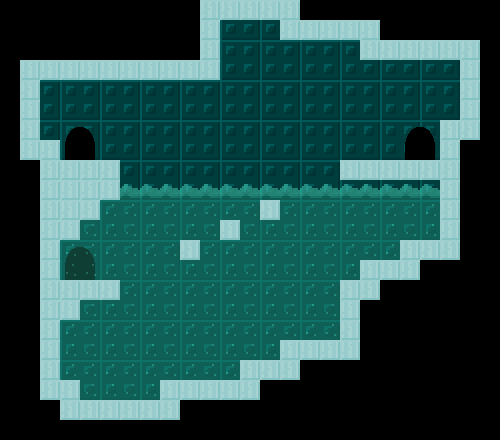

This game map was drawn from its Tiled (.tmx) file and the tilesets committed beside it. A one-line description and the trimmed map source follow:
An orthogonal 25x22 tile map with 20x20 px tiles, 4 tile layers (background, mid, Water, Ground) and 45 objects (cyan).

<map version="1.0" orientation="orthogonal" renderorder="right-down" width="25" height="22" tilewidth="20" tileheight="20">
 <tileset firstgid="1" name="All2" tilewidth="20" tileheight="20">
  <image source="../../assets/tileset.png" width="160" height="440" />
 </tileset>
 <layer name="background" width="25" height="22">
  <data>[550 cells, 550 non-empty, 4 distinct tile ids]</data>
 </layer>
 <layer name="mid" width="25" height="22">
  <data>[550 cells, 12 non-empty, 4 distinct tile ids]</data>
 </layer>
 <objectgroup name="objs">
  <properties>
   <property name="switch" value="!lr" />
  </properties>
  <object gid="91" x="400" y="240" width="20" height="20">
   <properties>
    <property name="change" value="$change_water" />
   </properties>
  </object>
  <object gid="88" x="300" y="220" width="20" height="20">
   <properties>
    <property name="switch" value="!right" />
   </properties>
  </object>
  <object gid="87" x="60" y="160" width="20" height="20" />
  <object gid="87" x="60" y="380" width="20" height="20" />
  <object gid="87" x="80" y="400" width="20" height="20" />
  <object gid="87" x="120" y="400" width="20" height="20" />
  <object gid="87" x="40" y="140" width="20" height="20" />
  <object gid="87" x="180" y="380" width="20" height="20" />
  <object gid="87" x="200" y="380" width="20" height="20" />
  <object gid="87" x="220" y="380" width="20" height="20" />
  <object gid="87" x="240" y="360" width="20" height="20" />
  <object gid="87" x="260" y="360" width="20" height="20" />
  <object gid="87" x="320" y="340" width="20" height="20" />
  <object gid="87" x="80" y="160" width="20" height="20" />
  <object gid="72" x="260" y="200" width="20" height="20">
   <properties>
    <property name="CYAN" value="right" />
    <property name="YELLOW" value="right_" />
   </properties>
  </object>
  <object gid="72" x="180" y="240" width="20" height="20">
   <properties>
    <property name="CYAN" value="left" />
    <property name="YELLOW" value="left_" />
   </properties>
  </object>
  <object name="cyan" gid="38" x="349.333" y="152" width="20" height="20" />
  <object gid="88" x="380" y="160" width="20" height="20">
   <properties>
    <property name="switch" value="!lr" />
   </properties>
  </object>
  <object x="62.3333" y="245.667" width="35" height="36">
   <properties>
    <property name="TO" value="ice_puzzle_easy" />
   </properties>
  </object>
  <object x="406.333" y="123" width="30" height="35">
   <properties>
    <property name="TO" value="ice_puzzle" />
   </properties>
  </object>
  <object gid="88" x="380" y="140" width="20" height="20">
   <properties>
    <property name="switch" value="!lr" />
   </properties>
  </object>
  <object gid="88" x="380" y="120" width="20" height="20">
   <properties>
    <property name="switch" value="!lr" />
   </properties>
  </object>
  <object gid="88" x="380" y="100" width="20" height="20">
   <properties>
    <property name="switch" value="!lr" />
   </properties>
  </object>
  <object gid="88" x="380" y="80" width="20" height="20">
   <properties>
    <property name="switch" value="!lr" />
   </properties>
  </object>
  <object gid="31" x="280" y="300" width="20" height="20" />
  <object gid="17" x="360" y="260" width="20" height="20" />
  <object gid="87" x="100" y="400" width="20" height="20" />
  <object gid="87" x="140" y="400" width="20" height="20" />
  <object gid="87" x="300" y="340" width="20" height="20" />
  <object gid="87" x="280" y="340" width="20" height="20" />
  <object gid="88" x="140" y="260" width="20" height="20">
   <properties>
    <property name="switch" value="!left" />
   </properties>
  </object>
  <object gid="99" x="240" y="100" width="20" height="20">
   <properties>
    <property name="change" value="eye" />
   </properties>
  </object>
  <object gid="37" x="240" y="60" width="20" height="20" />
  <object gid="88" x="300" y="260" width="20" height="20">
   <properties>
    <property name="switch" value="!right_" />
   </properties>
  </object>
  <object gid="88" x="140" y="220" width="20" height="20">
   <properties>
    <property name="switch" value="!left_" />
   </properties>
  </object>
  <object gid="88" x="100" y="160" width="20" height="20">
   <properties>
    <property name="switch" value="!lr" />
   </properties>
  </object>
  <object gid="88" x="100" y="140" width="20" height="20">
   <properties>
    <property name="switch" value="!lr" />
   </properties>
  </object>
  <object gid="88" x="100" y="100" width="20" height="20">
   <properties>
    <property name="switch" value="!lr" />
   </properties>
  </object>
  <object gid="88" x="100" y="120" width="20" height="20">
   <properties>
    <property name="switch" value="!lr" />
   </properties>
  </object>
  <object gid="88" x="240" y="80" width="20" height="20">
   <properties>
    <property name="switch" value="eye" />
   </properties>
  </object>
  <object gid="120" x="220" y="220" width="20" height="20" />
  <object gid="104" x="230" y="249.333" width="20" height="20" rotation="-180" />
  <object x="62.5" y="126" width="35" height="36">
   <properties>
    <property name="TO" value="ice_time" />
   </properties>
  </object>
 </objectgroup>
 <layer name="Water" width="25" height="22" opacity="0.43">
  <data>[550 cells, 299 non-empty, 2 distinct tile ids]</data>
 </layer>
 <layer name="Ground" width="25" height="22">
  <data>[550 cells, 294 non-empty, 2 distinct tile ids]</data>
 </layer>
 <objectgroup name="Zones">
  <object x="28" y="7.66667" width="440.334" height="416" />
  <object x="44.6667" y="165" width="404.666" height="245.999" />
 </objectgroup>
</map>
